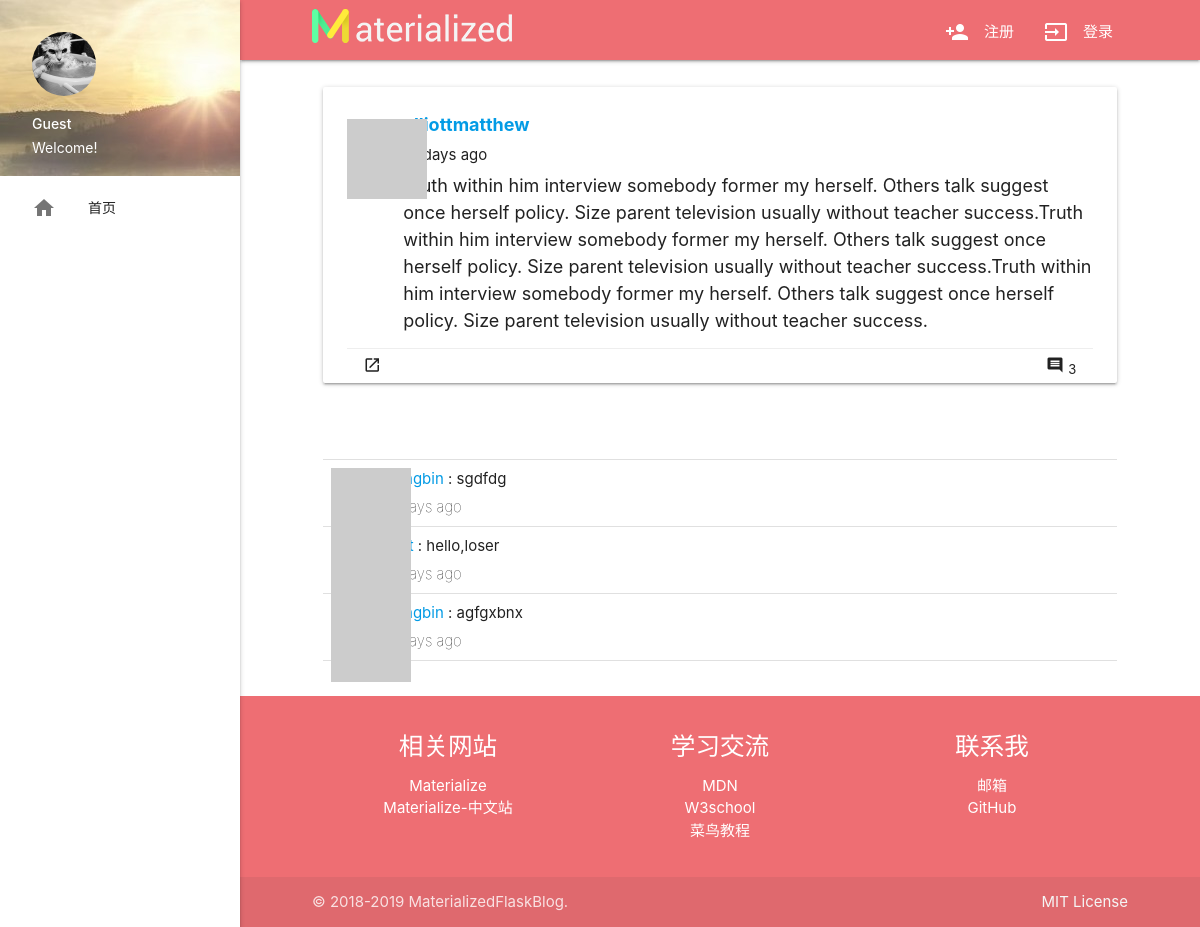
Before: /post/66 with the older database file.
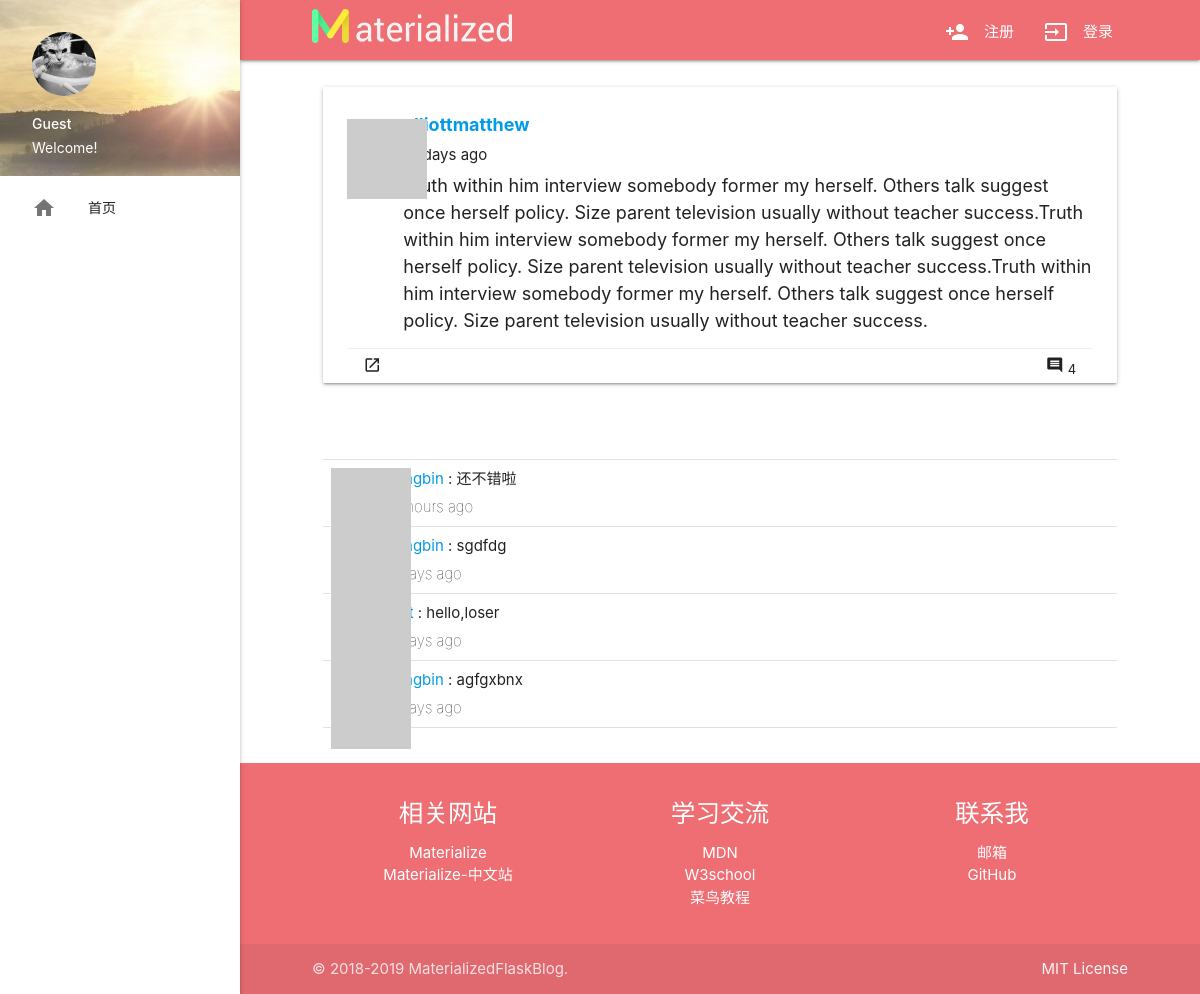
After: the same page with the newer database file.
### app/models.py (models this page shows, shortened)
class Comment(db.Model):
    __tablename__ = 'comments'
    id = db.Column(db.Integer, primary_key=True)
    body = db.Column(db.Text)
    body_html = db.Column(db.Text)
    timestamp = db.Column(db.DateTime, index=True, default=datetime.utcnow)
    disabled = db.Column(db.Boolean)
    author_id = db.Column(db.Integer, db.ForeignKey('users.id'))
    post_id = db.Column(db.Integer, db.ForeignKey('posts.id'))

class User(UserMixin, db.Model):
    __tablename__ = 'users'
    id = db.Column(db.Integer, primary_key=True)
    email = db.Column(db.String(64), unique=True, index=True)
    username = db.Column(db.String(64), unique=True, index=True)
    role_id = db.Column(db.Integer, db.ForeignKey('roles.id'))
    password_hash = db.Column(db.String(128))
    confirmed = db.Column(db.Boolean, default=False)
    name = db.Column(db.String(64))
    location = db.Column(db.String(64))
    about_me = db.Column(db.Text())
    member_since = db.Column(db.DateTime(), default=datetime.utcnow)
    last_seen = db.Column(db.DateTime(), default=datetime.utcnow)
    avatar_hash = db.Column(db.String(32))
    posts = db.relationship('Post', backref='author', lazy='dynamic')
    followed = db.relationship('Follow',
                               foreign_keys=[Follow.follower_id],
                               backref=db.backref('follower', lazy='joined'),
                               lazy='dynamic',
                               cascade='all, delete-orphan')
    followers = db.relationship('Follow',
                                foreign_keys=[Follow.followed_id],
                                backref=db.backref('followed', lazy='joined'),
                                lazy='dynamic',
                                cascade='all, delete-orphan')
    comments = db.relationship('Comment', backref='author', lazy='dynamic')
    collections = db.relationship('Post',
                                  secondary=collect,
                                  backref=db.backref('collectors', lazy='dynamic'),
                                  lazy='dynamic')
    liked_posts = db.relationship('Post',
                                  secondary=like,
                                  backref=db.backref('likers', lazy='dynamic'),
                                  lazy='dynamic')
    items = db.relationship('Item', backref='author', cascade='all')
    @property
    def password(self):
        raise AttributeError('password is not a readable attribute')
    def gravatar_hash(self):
        return hashlib.md5(self.email.lower().encode('utf-8')).hexdigest()
    def gravatar(self, size=100, default='identicon', rating='g'):
        url = 'https://secure.gravatar.com/avatar'
        hash = self.avatar_hash or self.gravatar_hash()
        return '{url}/{hash}?s={size}&d={default}&r={rating}'.format(
            url=url, hash=hash, size=size, default=default, rating=rating)
    def collect(self, post):
        if not self.is_collecting(post):
            self.collections.append(post)
            db.session.add(self)
    def like(self, post):
        if not self.is_liking(post):
            self.liked_posts.append(post)
            db.session.add(self)

### app/main/views.py (the view, shortened to what this page needs)
@main.route('/post/<int:id>', methods=['GET', 'POST'])
def post(id):
    post = Post.query.get_or_404(id)
    form = CommentForm()
    page = request.args.get('page', 1, type=int)
    pagination = post.comments.order_by(Comment.timestamp.desc()).paginate(
        page, per_page=current_app.config['FLASKY_COMMENTS_PER_PAGE'],
        error_out=False)
    comments = pagination.items
    return render_template('post.html', post=post, form=form, comments=comments)

### app/auth/views.py (called while the page is built)
@auth.before_app_request
def before_request():
    if current_user.is_authenticated:
        current_user.ping()
        if not current_user.confirmed \
                and request.endpoint \
                and request.blueprint != 'auth'\
                and request.endpoint != 'static':
            return redirect(url_for('auth.unconfirmed'))

### app/main/__init__.py (called while the page is built)
@main.app_context_processor
def inject_permissions():
    return dict(Permission=Permission)

### app/models.py (called while the page is built)
    def can(self, permissions):
        return False

    def is_administrator(self):
        return False

### app/templates/post.html (shortened to what this page needs)
{% extends "base.html" %}
{% import "_macros.html" as macros %}
{% block content %}
<main>
    <div class="container">
        <div class="row">
            <ul class="col s12 m12 l12 posts">
                {% include '_post.html' %}
            </ul>
            <ul class="col s12 m12 l12">
            </ul>
            <ul class="col s12 m12 l12">
                <ul class="comments">
                {% for comment in comments %}
                    {% include '_comment.html' %}
                {% endfor %}
                </ul>
            </ul>
        </div>
    </div>
</main>
{% endblock %}

### app/templates/_post.html (shortened to what this page needs)
<div class="card post-card">
    <div class="post-thumbnail">
        <a href="{{ url_for('.user', username=post.author.username) }}">
            <img class="profile-thumbnail" src="{{ post.author.gravatar(size=40) }}">
        </a>
    </div>
    <div class="post-content">
        <div class="post-author"><a href="{{ url_for('.user', username=post.author.username) }}">{{ post.author.username }}</a></div>
        <div class="post-date">{{ moment(post.timestamp).fromNow() }}</div>
        <div class="post-body">{{ post.body }}</div>
    </div>
    <div class="post-footer">
        <ul class="">
            <a class="waves-effect waves-teal btn-small btn-flat" href="{{ url_for('.post', id=post.id) }}">
                <i class="material-icons">launch</i>
            </a>
            <a class="waves-effect waves-teal btn-small btn-flat right" href="{{ url_for('.post', id=post.id) }}">
                <i class="material-icons" id="collect-btn">comment</i>
                <span class="comment-num">{{ post.comments.count() }}</span>
            </a>
        </ul>
    </div>
</div>

### app/templates/_comment.html (shortened to what this page needs)
<li class="comment">
    <div class="comment-thumbnail">
        <a href="{{ url_for('.user', username=comment.author.username) }}">
            <img class="img-rounded profile-thumbnail" src="{{ comment.author.gravatar(size=40) }}">
        </a>
    </div>
    <div class="comment-content">
        <div class="comment-author">
            <a href="{{ url_for('.user', username=comment.author.username) }}">
                {{ comment.author.username }}</a> : {{ comment.body }}
        </div>
        <div class="comment-date">
            {{ moment(comment.timestamp).fromNow() }}
        </div>
    </div>
</li>

Changed rows visible on the page:
added Comment: author.username "yangbin", body "还不错啦", timestamp "17 hours ago"
Other visible differences:
{{ post.comments.count() }}: "3" → "4"
